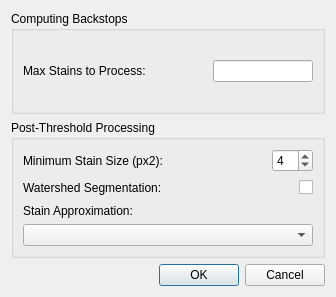
<?xml version="1.0" encoding="UTF-8"?>
<ui version="4.0">
 <class>Dialog</class>
 <widget class="QDialog" name="Dialog">
  <property name="geometry">
   <rect>
    <x>0</x>
    <y>0</y>
    <width>336</width>
    <height>297</height>
   </rect>
  </property>
  <property name="windowTitle">
   <string>Advanced Process Options</string>
  </property>
  <layout class="QVBoxLayout" name="verticalLayout_2">
   <item>
    <widget class="QGroupBox" name="groupBox">
     <property name="title">
      <string>Computing Backstops</string>
     </property>
     <layout class="QVBoxLayout" name="verticalLayout">
      <item>
       <layout class="QHBoxLayout" name="horizontalLayout_6">
        <property name="sizeConstraint">
         <enum>QLayout::SetMaximumSize</enum>
        </property>
        <item>
         <widget class="QLabel" name="minimumSizeLabel_2">
          <property name="sizePolicy">
           <sizepolicy hsizetype="Maximum" vsizetype="Preferred">
            <horstretch>0</horstretch>
            <verstretch>0</verstretch>
           </sizepolicy>
          </property>
          <property name="text">
           <string>Max Stains to Process:</string>
          </property>
         </widget>
        </item>
        <item>
         <spacer name="horizontalSpacer_6">
          <property name="orientation">
           <enum>Qt::Horizontal</enum>
          </property>
          <property name="sizeHint" stdset="0">
           <size>
            <width>40</width>
            <height>20</height>
           </size>
          </property>
         </spacer>
        </item>
        <item>
         <widget class="QLineEdit" name="lineEditMaxStains">
          <property name="maximumSize">
           <size>
            <width>100</width>
            <height>16777215</height>
           </size>
          </property>
         </widget>
        </item>
       </layout>
      </item>
     </layout>
    </widget>
   </item>
   <item>
    <widget class="QGroupBox" name="groupBox_2">
     <property name="maximumSize">
      <size>
       <width>375</width>
       <height>16777215</height>
      </size>
     </property>
     <property name="title">
      <string>Post-Threshold Processing</string>
     </property>
     <layout class="QVBoxLayout" name="verticalLayout_5">
      <item>
       <layout class="QHBoxLayout" name="horizontalLayout_5">
        <property name="sizeConstraint">
         <enum>QLayout::SetMaximumSize</enum>
        </property>
        <item>
         <widget class="QLabel" name="minimumSizeLabel">
          <property name="sizePolicy">
           <sizepolicy hsizetype="Maximum" vsizetype="Preferred">
            <horstretch>0</horstretch>
            <verstretch>0</verstretch>
           </sizepolicy>
          </property>
          <property name="text">
           <string>Minimum Stain Size (px2):</string>
          </property>
         </widget>
        </item>
        <item>
         <spacer name="horizontalSpacer_5">
          <property name="orientation">
           <enum>Qt::Horizontal</enum>
          </property>
          <property name="sizeHint" stdset="0">
           <size>
            <width>40</width>
            <height>20</height>
           </size>
          </property>
         </spacer>
        </item>
        <item>
         <widget class="QSpinBox" name="spinBoxMinSize">
          <property name="sizePolicy">
           <sizepolicy hsizetype="Maximum" vsizetype="Fixed">
            <horstretch>0</horstretch>
            <verstretch>0</verstretch>
           </sizepolicy>
          </property>
          <property name="minimum">
           <number>1</number>
          </property>
          <property name="value">
           <number>4</number>
          </property>
         </widget>
        </item>
       </layout>
      </item>
      <item>
       <layout class="QHBoxLayout" name="horizontalLayout_4">
        <item>
         <widget class="QLabel" name="watershedSeperationLabel">
          <property name="sizePolicy">
           <sizepolicy hsizetype="Maximum" vsizetype="Preferred">
            <horstretch>0</horstretch>
            <verstretch>0</verstretch>
           </sizepolicy>
          </property>
          <property name="text">
           <string>Watershed Segmentation:</string>
          </property>
         </widget>
        </item>
        <item>
         <spacer name="horizontalSpacer_4">
          <property name="orientation">
           <enum>Qt::Horizontal</enum>
          </property>
          <property name="sizeHint" stdset="0">
           <size>
            <width>40</width>
            <height>20</height>
           </size>
          </property>
         </spacer>
        </item>
        <item>
         <widget class="QCheckBox" name="checkBoxWatershed">
          <property name="sizePolicy">
           <sizepolicy hsizetype="Maximum" vsizetype="Fixed">
            <horstretch>0</horstretch>
            <verstretch>0</verstretch>
           </sizepolicy>
          </property>
         </widget>
        </item>
       </layout>
      </item>
      <item>
       <widget class="QLabel" name="areaCalculationMethodLabel">
        <property name="sizePolicy">
         <sizepolicy hsizetype="Maximum" vsizetype="Preferred">
          <horstretch>0</horstretch>
          <verstretch>0</verstretch>
         </sizepolicy>
        </property>
        <property name="text">
         <string>Stain Approximation:</string>
        </property>
       </widget>
      </item>
      <item>
       <widget class="QComboBox" name="comboBoxApproximationMethod">
        <property name="enabled">
         <bool>true</bool>
        </property>
        <property name="sizePolicy">
         <sizepolicy hsizetype="Maximum" vsizetype="Fixed">
          <horstretch>0</horstretch>
          <verstretch>0</verstretch>
         </sizepolicy>
        </property>
        <property name="maximumSize">
         <size>
          <width>300</width>
          <height>16777215</height>
         </size>
        </property>
       </widget>
      </item>
     </layout>
    </widget>
   </item>
   <item>
    <widget class="QDialogButtonBox" name="buttonBox">
     <property name="orientation">
      <enum>Qt::Horizontal</enum>
     </property>
     <property name="standardButtons">
      <set>QDialogButtonBox::Cancel|QDialogButtonBox::Ok</set>
     </property>
    </widget>
   </item>
  </layout>
 </widget>
 <resources/>
 <connections>
  <connection>
   <sender>buttonBox</sender>
   <signal>accepted()</signal>
   <receiver>Dialog</receiver>
   <slot>accept()</slot>
   <hints>
    <hint type="sourcelabel">
     <x>248</x>
     <y>254</y>
    </hint>
    <hint type="destinationlabel">
     <x>157</x>
     <y>274</y>
    </hint>
   </hints>
  </connection>
  <connection>
   <sender>buttonBox</sender>
   <signal>rejected()</signal>
   <receiver>Dialog</receiver>
   <slot>reject()</slot>
   <hints>
    <hint type="sourcelabel">
     <x>316</x>
     <y>260</y>
    </hint>
    <hint type="destinationlabel">
     <x>286</x>
     <y>274</y>
    </hint>
   </hints>
  </connection>
 </connections>
</ui>
